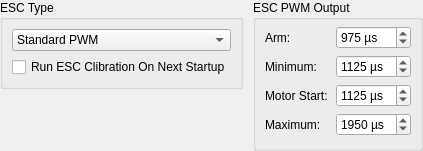
            <widget class="QWidget" name="widget_escSettings" native="true">
             <layout class="QGridLayout" name="gridLayout_13">
              <property name="leftMargin">
               <number>0</number>
              </property>
              <property name="topMargin">
               <number>0</number>
              </property>
              <property name="rightMargin">
               <number>0</number>
              </property>
              <property name="bottomMargin">
               <number>0</number>
              </property>
              <property name="horizontalSpacing">
               <number>10</number>
              </property>
              <property name="verticalSpacing">
               <number>0</number>
              </property>
              <item row="0" column="0" alignment="Qt::AlignLeft|Qt::AlignTop">
               <widget class="QGroupBox" name="container_MOT_ESC_TYPE">
                <property name="title">
                 <string>ESC Type</string>
                </property>
                <layout class="QVBoxLayout" name="verticalLayout_6">
                 <item>
                  <widget class="QComboBox" name="MOT_ESC_TYPE">
                   <property name="sizePolicy">
                    <sizepolicy hsizetype="Preferred" vsizetype="Fixed">
                     <horstretch>0</horstretch>
                     <verstretch>0</verstretch>
                    </sizepolicy>
                   </property>
                   <property name="toolTip">
                    <string>&lt;html&gt;&lt;head/&gt;&lt;body&gt;&lt;p&gt;Set the PWM ESC type used. If using ESC32 or the AQ M4 onboard brushed motor ESCs, select those options. Otherwise, select Standard PWM.&lt;/p&gt;&lt;p&gt;On AQ &lt;span style=&quot; font-weight:600;&quot;&gt;M4&lt;/span&gt;, this setting lets you use the &lt;span style=&quot; font-weight:600;&quot;&gt;external motor ports&lt;/span&gt; (on expansion header/boards) to run brushless motors.&lt;/p&gt;&lt;p&gt;This setting has no effect when using ESC32 on CAN bus on either AQ6 or M4.&lt;/p&gt;&lt;/body&gt;&lt;/html&gt;</string>
                   </property>
                   <item>
                    <property name="text">
                     <string>Standard PWM</string>
                    </property>
                   </item>
                   <item>
                    <property name="text">
                     <string>M4 Onboard DC</string>
                    </property>
                   </item>
                   <item>
                    <property name="text">
                     <string>AQ ESC32 v2 or v3</string>
                    </property>
                   </item>
                  </widget>
                 </item>
                 <item>
                  <widget class="QCheckBox" name="checkBox_escCalibration">
                   <property name="sizePolicy">
                    <sizepolicy hsizetype="Fixed" vsizetype="Fixed">
                     <horstretch>0</horstretch>
                     <verstretch>0</verstretch>
                    </sizepolicy>
                   </property>
                   <property name="toolTip">
                    <string>&lt;html&gt;&lt;head/&gt;&lt;body&gt;&lt;p&gt;&lt;span style=&quot; font-weight:600;&quot;&gt;WARNING!&lt;/span&gt;&lt;/p&gt;&lt;p&gt;&lt;span style=&quot; font-weight:600;&quot;&gt;Remove propellers from all motors before using this feature!&lt;/span&gt;&lt;/p&gt;&lt;p&gt;Select this to perform a &amp;quot;typical&amp;quot; ESC end-point calibration procedure the next time the flight controller starts up.&lt;/p&gt;&lt;p&gt;At &lt;span style=&quot; font-weight:600;&quot;&gt;next startup of the flight controlle&lt;/span&gt;r, the PWM outputs on all configured motor ports will go to &lt;span style=&quot; font-weight:600;&quot;&gt;Maximum PWM&lt;/span&gt; setting for a few seconds, then to Minimum PWM. &lt;/p&gt;&lt;p&gt;This setting will automatically be disabled for the following startup, and all parameters will be saved to flash memory. If this fails for any reason, the calibration will not be performed.&lt;/p&gt;&lt;p&gt;&lt;span style=&quot; font-weight:600;&quot;&gt;Watch the communications console for informative messages. &lt;br/&gt;&lt;/span&gt;&lt;/p&gt;&lt;/body&gt;&lt;/html&gt;</string>
                   </property>
                   <property name="text">
                    <string>Run ESC Clibration On Next Startup</string>
                   </property>
                  </widget>
                 </item>
                </layout>
               </widget>
              </item>
              <item row="0" column="1" alignment="Qt::AlignLeft|Qt::AlignTop">
               <widget class="QGroupBox" name="groupBox_escPwm">
                <property name="title">
                 <string>ESC PWM Output</string>
                </property>
                <property name="alignment">
                 <set>Qt::AlignLeading|Qt::AlignLeft|Qt::AlignTop</set>
                </property>
                <property name="flat">
                 <bool>false</bool>
                </property>
                <layout class="QFormLayout" name="formLayout_29">
                 <property name="fieldGrowthPolicy">
                  <enum>QFormLayout::AllNonFixedFieldsGrow</enum>
                 </property>
                 <property name="horizontalSpacing">
                  <number>8</number>
                 </property>
                 <property name="topMargin">
                  <number>6</number>
                 </property>
                 <property name="bottomMargin">
                  <number>6</number>
                 </property>
                 <item row="0" column="0">
                  <widget class="QLabel" name="label_MOT_ARM">
                   <property name="text">
                    <string>Arm:</string>
                   </property>
                  </widget>
                 </item>
                 <item row="0" column="1">
                  <widget class="QSpinBox" name="MOT_ARM">
                   <property name="sizePolicy">
                    <sizepolicy hsizetype="Maximum" vsizetype="Fixed">
                     <horstretch>0</horstretch>
                     <verstretch>0</verstretch>
                    </sizepolicy>
                   </property>
                   <property name="minimumSize">
                    <size>
                     <width>75</width>
                     <height>0</height>
                    </size>
                   </property>
                   <property name="toolTip">
                    <string>&lt;html&gt;&lt;head/&gt;&lt;body&gt;&lt;p&gt;Pulse width at which the ESCs should arm, but motors not running yet.&lt;/p&gt;&lt;/body&gt;&lt;/html&gt;</string>
                   </property>
                   <property name="accelerated">
                    <bool>true</bool>
                   </property>
                   <property name="suffix">
                    <string> µs</string>
                   </property>
                   <property name="minimum">
                    <number>0</number>
                   </property>
                   <property name="maximum">
                    <number>2250</number>
                   </property>
                   <property name="singleStep">
                    <number>10</number>
                   </property>
                   <property name="value">
                    <number>975</number>
                   </property>
                  </widget>
                 </item>
                 <item row="1" column="0">
                  <widget class="QLabel" name="label_MOT_MIN">
                   <property name="text">
                    <string>Minimum:</string>
                   </property>
                  </widget>
                 </item>
                 <item row="1" column="1">
                  <widget class="QSpinBox" name="MOT_MIN">
                   <property name="sizePolicy">
                    <sizepolicy hsizetype="Maximum" vsizetype="Fixed">
                     <horstretch>0</horstretch>
                     <verstretch>0</verstretch>
                    </sizepolicy>
                   </property>
                   <property name="minimumSize">
                    <size>
                     <width>75</width>
                     <height>0</height>
                    </size>
                   </property>
                   <property name="toolTip">
                    <string>&lt;html&gt;&lt;head/&gt;&lt;body&gt;&lt;p&gt;The lowest pulse width in the PWM ESC calibration range.  This could be the same or a bit lower than Motor Start pulse width.&lt;/p&gt;&lt;/body&gt;&lt;/html&gt;</string>
                   </property>
                   <property name="accelerated">
                    <bool>true</bool>
                   </property>
                   <property name="suffix">
                    <string> µs</string>
                   </property>
                   <property name="minimum">
                    <number>0</number>
                   </property>
                   <property name="maximum">
                    <number>2250</number>
                   </property>
                   <property name="singleStep">
                    <number>10</number>
                   </property>
                   <property name="value">
                    <number>1125</number>
                   </property>
                  </widget>
                 </item>
                 <item row="2" column="0">
                  <widget class="QLabel" name="label_MOT_START">
                   <property name="text">
                    <string>Motor Start:</string>
                   </property>
                  </widget>
                 </item>
                 <item row="2" column="1">
                  <widget class="QSpinBox" name="MOT_START">
                   <property name="sizePolicy">
                    <sizepolicy hsizetype="Maximum" vsizetype="Fixed">
                     <horstretch>0</horstretch>
                     <verstretch>0</verstretch>
                    </sizepolicy>
                   </property>
                   <property name="minimumSize">
                    <size>
                     <width>75</width>
                     <height>0</height>
                    </size>
                   </property>
                   <property name="toolTip">
                    <string>&lt;html&gt;&lt;head/&gt;&lt;body&gt;&lt;p&gt;Pulse width sent to ESCs at which motors are sure to start safely and smoothly. Depending on your motor/ESC, this could be the same as, or a bit higher than, the Minimum pulse width setting. In flight, the output pulse will not fall below this value.&lt;/p&gt;&lt;/body&gt;&lt;/html&gt;</string>
                   </property>
                   <property name="accelerated">
                    <bool>true</bool>
                   </property>
                   <property name="suffix">
                    <string> µs</string>
                   </property>
                   <property name="minimum">
                    <number>0</number>
                   </property>
                   <property name="maximum">
                    <number>2250</number>
                   </property>
                   <property name="singleStep">
                    <number>10</number>
                   </property>
                   <property name="value">
                    <number>1125</number>
                   </property>
                  </widget>
                 </item>
                 <item row="3" column="0">
                  <widget class="QLabel" name="label_MOT_MAX">
                   <property name="text">
                    <string>Maximum:</string>
                   </property>
                  </widget>
                 </item>
                 <item row="3" column="1">
                  <widget class="QSpinBox" name="MOT_MAX">
                   <property name="sizePolicy">
                    <sizepolicy hsizetype="Maximum" vsizetype="Fixed">
                     <horstretch>0</horstretch>
                     <verstretch>0</verstretch>
                    </sizepolicy>
                   </property>
                   <property name="minimumSize">
                    <size>
                     <width>75</width>
                     <height>0</height>
                    </size>
                   </property>
                   <property name="toolTip">
                    <string>&lt;html&gt;&lt;head/&gt;&lt;body&gt;&lt;p&gt;Maximum pulse width sent to ESCs which should result in maximum motor output.  This is the high end of the ESC PWM calibration range.&lt;/p&gt;&lt;/body&gt;&lt;/html&gt;</string>
                   </property>
                   <property name="accelerated">
                    <bool>true</bool>
                   </property>
                   <property name="suffix">
                    <string> µs</string>
                   </property>
                   <property name="minimum">
                    <number>0</number>
                   </property>
                   <property name="maximum">
                    <number>2250</number>
                   </property>
                   <property name="singleStep">
                    <number>10</number>
                   </property>
                   <property name="value">
                    <number>1950</number>
                   </property>
                  </widget>
                 </item>
                 <item row="4" column="0" colspan="2">
                  <widget class="QWidget" name="widget_motor_esc_quatos" native="true">
                   <layout class="QFormLayout" name="formLayout_48">
                    <property name="fieldGrowthPolicy">
                     <enum>QFormLayout::AllNonFixedFieldsGrow</enum>
                    </property>
                    <property name="horizontalSpacing">
                     <number>6</number>
                    </property>
                    <property name="leftMargin">
                     <number>0</number>
                    </property>
                    <property name="topMargin">
                     <number>0</number>
                    </property>
                    <property name="rightMargin">
                     <number>0</number>
                    </property>
                    <property name="bottomMargin">
                     <number>0</number>
                    </property>
                   </layout>
                  </widget>
                 </item>
                </layout>
               </widget>
              </item>
             </layout>
            </widget>
